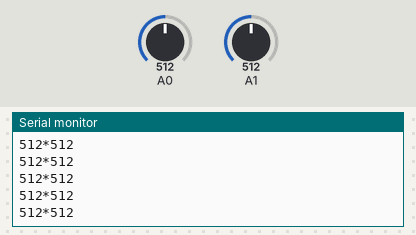
Bench run of a sketch on a simulated Arduino Uno, built with avr-gcc and run on an emulated ATmega328P. Parts: the last lines printed to the serial monitor. The inputs (shaded band) are chosen by the test bench; at power-on: A0 = 512, A1 = 512.

Above: at 1.2 s.
1.3 s: A0 set to 716
At 1.31 s:
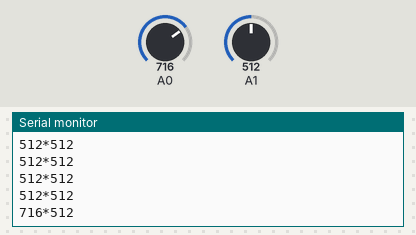
2.8 s: A1 set to 716
At 2.82 s:
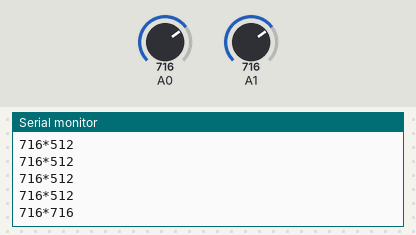
4.3 s: A0 set to 900
At 4.33 s:
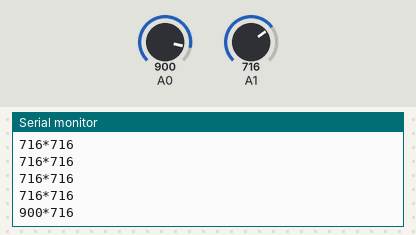
5.8 s: A1 set to 900
At 5.84 s:
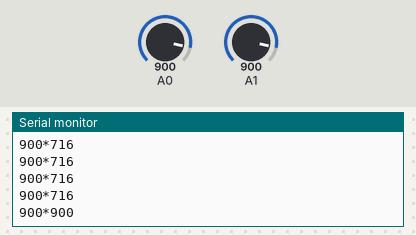
Timing chart, 0 to 8.3 s (numbered marks = the images above; inputs shaded):
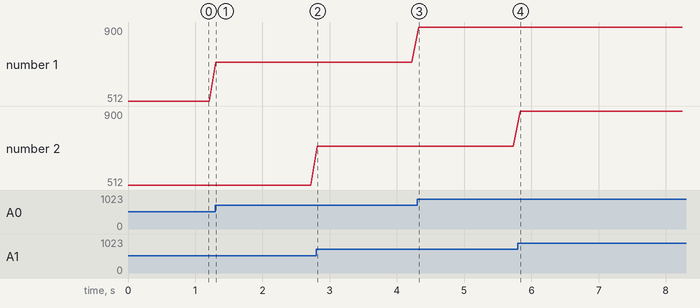

Measured:
- after the input at 1.3 s, the serial monitor: prints a new line at once (image 1)
- after the input at 2.8 s, the serial monitor: prints a new line at once (image 2)
- after the input at 4.3 s, the serial monitor: prints a new line at once (image 3)
- after the input at 5.8 s, the serial monitor: prints a new line at once (image 4)
- plotted number 1: 512 → 716 after the input at 1.3 s, 716 → 900 after the input at 4.3 s

The sketch:

arduino_Code.ino
```cpp
int s1,s2;

void setup()
{
  Serial.begin(9600);
}

void loop()
{
  s1 = analogRead(A0);
  s2 = analogRead(A1);

  Serial.print(s1);
  Serial.print("*");
  Serial.println(s2);
  delay(100);
}
```
